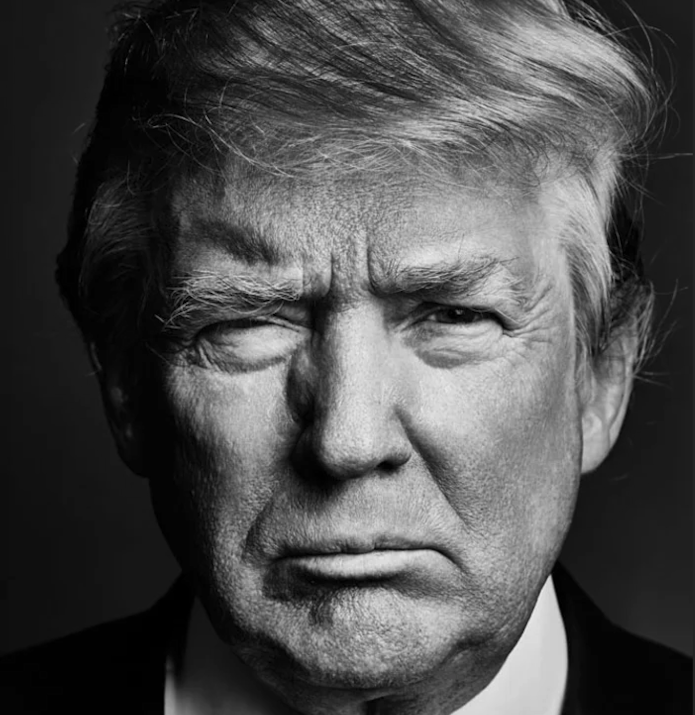
#> input picture resource/trump.png, 1389 x 1430 px, given in place of the camera (shown at 1/2 size)
$ python main.py
#> lines starting #> are read from the running program, lines starting #| are printed output that depends on the picture; after the words box and inside, x2 and y2 are one past the last pixel; in counts of white or black regions, pixels touching at a corner belong together
### processor.py
"""
Reference: https://scipython.com/blog/ascii-art/
"""
import cv2
import numpy as np
from processBase import ProcessBase


class Processor(ProcessBase):
    def __init__(self, reduced_resolution: int, chars="$@B%8&WM#*oahkbdpqwmZO0QLCJUYXzcvunxrjft/\|()1{}[]?-_+~<>i!lI;:,\"^`\\'.   ", aspect_ratio=(4, 3)):
        super().__init__(reduced_resolution, chars, aspect_ratio)
#> in main, frame is the input picture: shape (1430, 1389, 3); mean B, G, R 76.8, 76.8, 76.8

    def map_value(self, x):
        return int(x) * (len(self.chars) - 1) // 255

    def ascii_array(self, input_image):
        reduced = self.preprocess(input_image)
        output = np.array([[self.chars[self.map_value(reduced[row, col])] for col in range(
            reduced.shape[1])] for row in range(reduced.shape[0])])
        return output

    def preprocess(self, image):
        aspect_ratio = self.aspect_ratio
        image = cv2.cvtColor(image, cv2.COLOR_RGB2GRAY)
        height, width = image.shape
#> height = 1430; width = 1389

        if width / height > aspect_ratio[0] / aspect_ratio[1]:  # Wider than 4:3
            new_width = int(height * aspect_ratio[0] / aspect_ratio[1])
            new_height = height
        else:
            new_width = width
#> new_width = 1389
            new_height = int(width * aspect_ratio[1] / aspect_ratio[0])
#> new_height = 781

        x_start = (width - new_width) // 2
#> x_start = 0
        y_start = (height - new_height) // 2
#> y_start = 324

        cropped_image = image[y_start:y_start +
                              new_height, x_start:x_start + new_width]
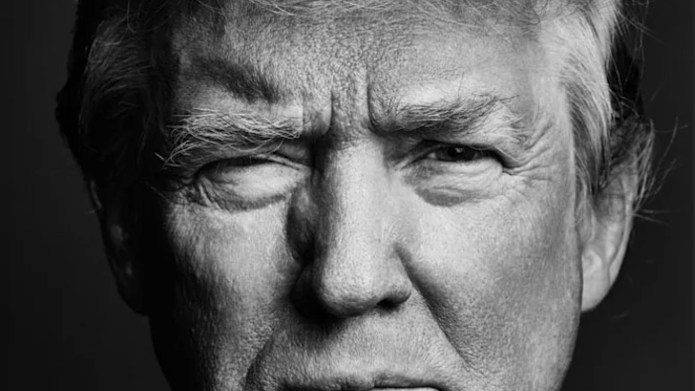
#> cropped_image: shape (781, 1389) (shown at 1/2 size); min 0, max 236, mean 88.3

        resized_image = cv2.resize(
            cropped_image, (self.reduced_cols, self.reduced_rows))
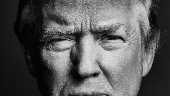
#> resized_image: shape (96, 170); min 0, max 227, mean 88.2
        enhanced_image = cv2.equalizeHist(resized_image)
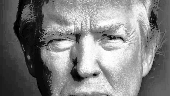
#> enhanced_image: shape (96, 170); min 0, max 255, mean 128.7

        return enhanced_image


# [8 lines that do not run on import are left out]

### render.py
import cv2
import numpy as np
from renderBase import RenderBase


class Render(RenderBase):
    def __init__(self, output_resolution: tuple, font=cv2.FONT_HERSHEY_PLAIN, scale=1, thickness=1, color=(255,255,255)):
        super().__init__(output_resolution, font, scale, thickness, color)

    def ascii_frame(self, ascii_array):
        canvas = np.zeros((self.height, self.width, 3), dtype=np.uint8)

        rows, cols = ascii_array.shape
#> rows = 96; cols = 170
        x_spacing = self.width // cols
#> x_spacing = 11
        y_spacing = self.height // rows
#> y_spacing = 11

        for row in range(rows):
            for col in range(cols):
                position = (col * x_spacing, row *
                            y_spacing + int(y_spacing * 0.8))
                cv2.putText(canvas, ascii_array[row, col], position, self.font, self.font_scale,
                            self.font_color, self.font_thickness, cv2.LINE_AA)
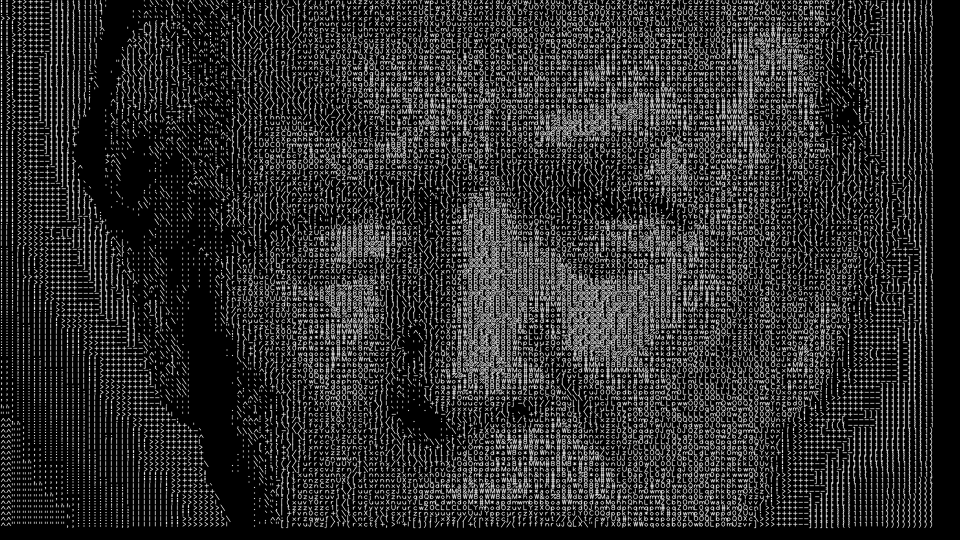
#> canvas: shape (1080, 1920, 3) (shown at 1/2 size); min 0, max 255, mean 44.7

        return canvas


# [26 lines that do not run on import are left out]

### renderBase.py
"""
The abstract class of ascii char render

input: ascii char array -- np.ndarray
output: image of given resolution -- np.ndarray
"""

import cv2
from abc import ABC, abstractmethod
import numpy as np


class RenderBase(ABC):
    def __init__(self, output_resolution: tuple, font, scale, thickness, color):
        """
        Constructor takes in a tuple of (width, height),
        defining the output image shape as class attributes
        """
        self.height = output_resolution[0]
        self.width = output_resolution[1]

        # TODO: parameters could be customized
        self.font = font
        self.font_scale = scale
        self.font_thickness = thickness
        self.font_color = color

    # [9 lines left out: function ascii_frame, not called in this run]

### processBase.py
"""
The abstract base class of image procrssor
Takes in original frame image, convert to grayscale,
maps to ascii array and returen the ascii scheme

Image processor should
inherit from this interface
and implement api in the class

input: image (np.ndarray)
output: ascii array (np.ndarray)
"""

from abc import ABC, abstractmethod
import numpy as np


class ProcessBase(ABC):
    def __init__(self, reduced_resolution: int, chars, aspect_ratio):
        """
        Constructor takes in a tuple of (width, height),
        defining the output image shape as class attributes

        reduced_resolution: int, the height of output ascii scheme (reduced image)
        chars: string, chars from high density to low
        aspect_ratio: tuple, i.e. (16, 9)
        """
        self.reduced_rows = reduced_resolution
        self.reduced_cols = reduced_resolution * aspect_ratio[0] // aspect_ratio[1]
        self.chars = chars[::-1]
        self.aspect_ratio = aspect_ratio

    # [10 lines left out: function ascii_array, not called in this run]

### main.py
from render import Render
from processor import Processor
import cv2
import time


def main(save=False, ratio_aspect=(16, 9), reduced_resolution=96, output_resolution=(1080, 1920), chars="$@B%8&WM#*oahkbdpqwmZO0QLCJUYXzcvunxrjft/\|()1{}[]?-_+~<>i!lI;:,\"^`\\'.   ", font=cv2.FONT_HERSHEY_PLAIN, scale=1, thickness=1, color=(255, 255, 255)):
    # Open the default camera
    cam = cv2.VideoCapture(0)

    # Get the default frame width and height
    # Capture-Property-Frame-Width
    frame_width = int(cam.get(cv2.CAP_PROP_FRAME_WIDTH))
    frame_height = int(cam.get(cv2.CAP_PROP_FRAME_HEIGHT)
                       )  # Capture-Property-Frame-Height

    # Define the codec(coder/decoder) and create VideoWriter object
    # Four Character Code for codec is `mp4v`
    codec = cv2.VideoWriter_fourcc(*'mp4v')
    if save:
        out = cv2.VideoWriter('output.mp4', codec, 20,
                              (frame_width, frame_height))

    prev_time = time.time()

    proc = Processor(reduced_resolution, aspect_ratio=ratio_aspect, chars=chars)
    rend = Render(output_resolution, font=font, scale=scale,
                  thickness=thickness, color=color)

    while True:
        ret, frame = cam.read()
        ascii_array = proc.ascii_array(frame)
        frame = rend.ascii_frame(ascii_array)

        if not ret:
            break

        curr_time = time.time()
        fps = 1 / (curr_time - prev_time)
        prev_time = curr_time

        text = f"FPS: {int(fps)}"
        cv2.putText(frame, text, (10, 40), cv2.FONT_HERSHEY_SIMPLEX,
                    1, (255, 255, 255), 2, cv2.LINE_AA)
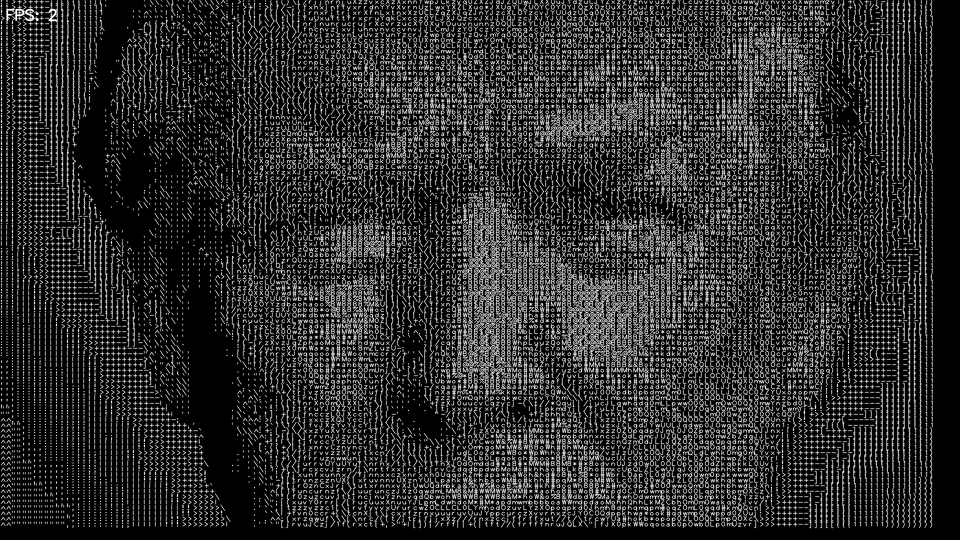
#> frame: shape (1080, 1920, 3) (shown at 1/2 size); 0.05% of pixels changed, all inside (x1, y1, x2, y2) = (12, 17, 114, 43)

        # Write the frame to the output file
        if save:
            out.write(frame)

        # Display the captured frame
        cv2.imshow('Camera', frame)

        prev_time = time.time()

        # Press 'q' to exit the loop
        if cv2.waitKey(1) == ord('q'):
#> (key q is pressed here)
            break

    # Release the capture and writer objects
    cam.release()
    if save:
        out.release()
    cv2.destroyAllWindows()


if __name__ == '__main__':
    main()
